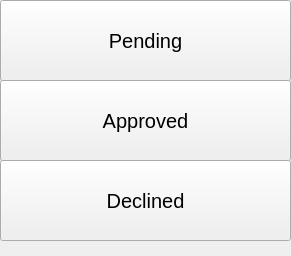
     <widget class="QWidget" name="Leave">
      <property name="geometry">
       <rect>
        <x>0</x>
        <y>0</y>
        <width>291</width>
        <height>256</height>
       </rect>
      </property>
      <attribute name="icon">
       <iconset>
        <normaloff>Images/leave.png</normaloff>Images/leave.png</iconset>
      </attribute>
      <attribute name="label">
       <string>Leave</string>
      </attribute>
      <widget class="QPushButton" name="Pending">
       <property name="geometry">
        <rect>
         <x>0</x>
         <y>0</y>
         <width>291</width>
         <height>81</height>
        </rect>
       </property>
       <property name="font">
        <font>
         <pointsize>15</pointsize>
        </font>
       </property>
       <property name="cursor">
        <cursorShape>PointingHandCursor</cursorShape>
       </property>
       <property name="text">
        <string>Pending</string>
       </property>
       <property name="icon">
        <iconset>
         <normaloff>Images/pending.png</normaloff>Images/pending.png</iconset>
       </property>
       <property name="iconSize">
        <size>
         <width>30</width>
         <height>30</height>
        </size>
       </property>
      </widget>
      <widget class="QPushButton" name="Approve">
       <property name="geometry">
        <rect>
         <x>0</x>
         <y>80</y>
         <width>291</width>
         <height>81</height>
        </rect>
       </property>
       <property name="font">
        <font>
         <pointsize>15</pointsize>
        </font>
       </property>
       <property name="cursor">
        <cursorShape>PointingHandCursor</cursorShape>
       </property>
       <property name="text">
        <string>Approved</string>
       </property>
       <property name="icon">
        <iconset>
         <normaloff>Images/approve.png</normaloff>Images/approve.png</iconset>
       </property>
       <property name="iconSize">
        <size>
         <width>30</width>
         <height>30</height>
        </size>
       </property>
      </widget>
      <widget class="QPushButton" name="Decline">
       <property name="geometry">
        <rect>
         <x>0</x>
         <y>160</y>
         <width>291</width>
         <height>81</height>
        </rect>
       </property>
       <property name="font">
        <font>
         <pointsize>15</pointsize>
        </font>
       </property>
       <property name="cursor">
        <cursorShape>PointingHandCursor</cursorShape>
       </property>
       <property name="text">
        <string>Declined</string>
       </property>
       <property name="icon">
        <iconset>
         <normaloff>Images/decline.png</normaloff>Images/decline.png</iconset>
       </property>
       <property name="iconSize">
        <size>
         <width>30</width>
         <height>30</height>
        </size>
       </property>
      </widget>
     </widget>
